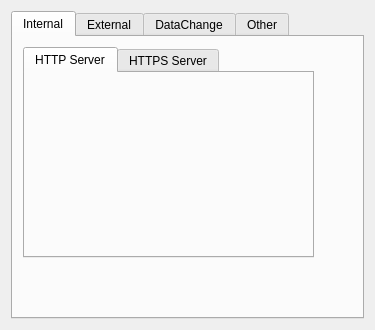
<?xml version="1.0" encoding="UTF-8"?>
<ui version="4.0">
 <class>VWebProxyWidget</class>
 <widget class="QWidget" name="VWebProxyWidget">
  <property name="geometry">
   <rect>
    <x>0</x>
    <y>0</y>
    <width>375</width>
    <height>330</height>
   </rect>
  </property>
  <property name="windowTitle">
   <string>Form</string>
  </property>
  <layout class="QGridLayout" name="gridLayout">
   <item row="0" column="0">
    <widget class="QTabWidget" name="tabWidget">
     <property name="currentIndex">
      <number>0</number>
     </property>
     <widget class="QWidget" name="tabInternal">
      <attribute name="title">
       <string>Internal</string>
      </attribute>
      <widget class="QWidget" name="gridLayoutWidget">
       <property name="geometry">
        <rect>
         <x>10</x>
         <y>10</y>
         <width>291</width>
         <height>211</height>
        </rect>
       </property>
       <layout class="QGridLayout" name="glInternal">
        <item row="0" column="0">
         <widget class="QTabWidget" name="tabWidget2">
          <property name="currentIndex">
           <number>0</number>
          </property>
          <widget class="QWidget" name="tabHttpServer">
           <attribute name="title">
            <string>HTTP Server</string>
           </attribute>
           <widget class="QWidget" name="gridLayoutWidget_3">
            <property name="geometry">
             <rect>
              <x>10</x>
              <y>10</y>
              <width>160</width>
              <height>80</height>
             </rect>
            </property>
            <layout class="QGridLayout" name="glHttpServer"/>
           </widget>
          </widget>
          <widget class="QWidget" name="tabHttpsServer">
           <attribute name="title">
            <string>HTTPS Server</string>
           </attribute>
           <widget class="QWidget" name="gridLayoutWidget_4">
            <property name="geometry">
             <rect>
              <x>10</x>
              <y>10</y>
              <width>160</width>
              <height>80</height>
             </rect>
            </property>
            <layout class="QGridLayout" name="glHttpsServer"/>
           </widget>
          </widget>
         </widget>
        </item>
       </layout>
      </widget>
     </widget>
     <widget class="QWidget" name="tabExternal">
      <attribute name="title">
       <string>External</string>
      </attribute>
      <widget class="QWidget" name="gridLayoutWidget_2">
       <property name="geometry">
        <rect>
         <x>10</x>
         <y>10</y>
         <width>160</width>
         <height>80</height>
        </rect>
       </property>
       <layout class="QGridLayout" name="glExternal"/>
      </widget>
     </widget>
     <widget class="QWidget" name="tabDataChange">
      <attribute name="title">
       <string>DataChange</string>
      </attribute>
      <widget class="QWidget" name="gridLayoutWidget_5">
       <property name="geometry">
        <rect>
         <x>10</x>
         <y>10</y>
         <width>401</width>
         <height>321</height>
        </rect>
       </property>
       <layout class="QGridLayout" name="glDataChange">
        <item row="0" column="0">
         <widget class="QTabWidget" name="tabWidget3">
          <property name="currentIndex">
           <number>0</number>
          </property>
          <widget class="QWidget" name="tabInbound">
           <attribute name="title">
            <string>Inbound</string>
           </attribute>
           <widget class="QWidget" name="gridLayoutWidget_6">
            <property name="geometry">
             <rect>
              <x>10</x>
              <y>10</y>
              <width>160</width>
              <height>80</height>
             </rect>
            </property>
            <layout class="QGridLayout" name="glInbound"/>
           </widget>
          </widget>
          <widget class="QWidget" name="tabOutbound">
           <attribute name="title">
            <string>Outbound</string>
           </attribute>
           <widget class="QWidget" name="gridLayoutWidget_7">
            <property name="geometry">
             <rect>
              <x>10</x>
              <y>10</y>
              <width>160</width>
              <height>80</height>
             </rect>
            </property>
            <layout class="QGridLayout" name="glOutbound"/>
           </widget>
          </widget>
         </widget>
        </item>
       </layout>
      </widget>
     </widget>
     <widget class="QWidget" name="tabOther">
      <attribute name="title">
       <string>Other</string>
      </attribute>
      <widget class="QWidget" name="gridLayoutWidget_8">
       <property name="geometry">
        <rect>
         <x>10</x>
         <y>10</y>
         <width>160</width>
         <height>80</height>
        </rect>
       </property>
       <layout class="QGridLayout" name="glOther"/>
      </widget>
     </widget>
    </widget>
   </item>
  </layout>
 </widget>
 <resources/>
 <connections/>
</ui>
